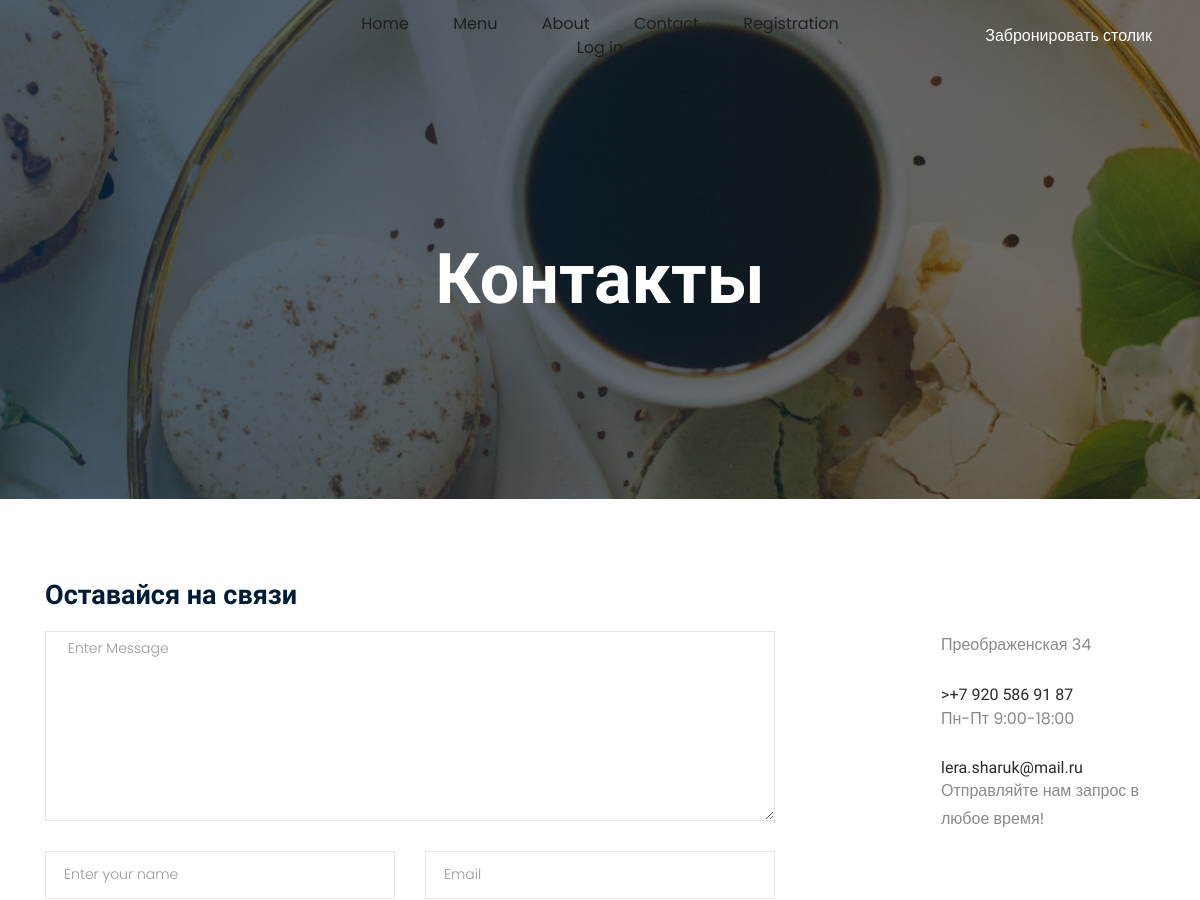
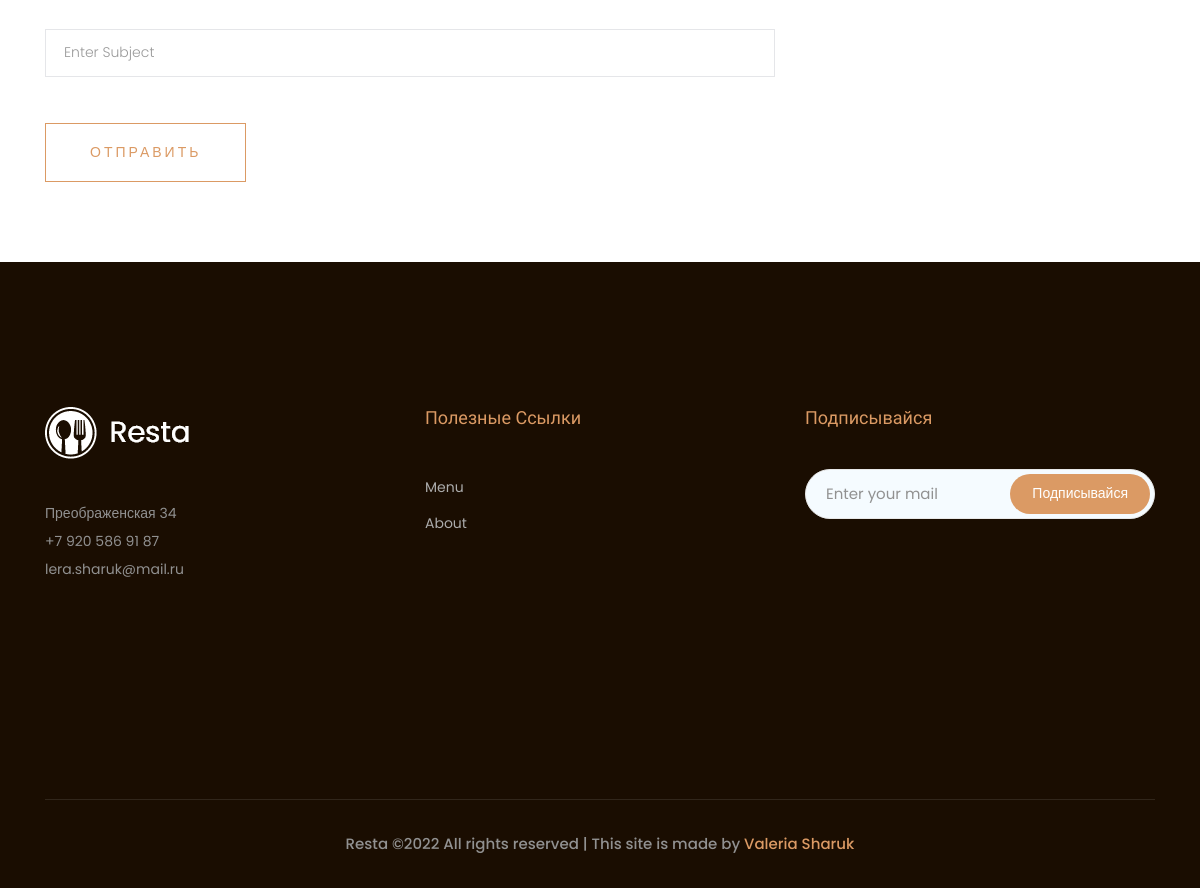
The app's page /contact with its own data (2 pictures, top to bottom).
### main/models.py (models this page shows, shortened)
class ContactsInfo(models.Model):
    num_tel = models.CharField('Номер телефона', max_length=30)
    email_comp = models.CharField('email компании', max_length=30)
    address_comp = models.CharField('Адрес компании', max_length=250)
    class Meta:
        verbose_name = 'Контакты'
        verbose_name_plural = 'Контакты'

### main/views.py (the view)
# urls.py: path('contact', views.contact, name='contact'),
def contact(request):
    contacts = ContactsInfo.objects.all()
    return render(request, 'main/contact.html', {"contacts": contacts})

### main/templates/main/contact.html (shortened to what this page needs)
{% extends 'main/layout.html' %}
{% load static %}
{% block content %}
    <div class="bradcam_area bradcam_bg_3">
        <div class="container">
            <div class="row">
                <div class="col-xl-12">
                    <div class="bradcam_text text-center">
                        <h3>Контакты</h3>
                    </div>
                </div>
            </div>
        </div>
    </div>
    <section class="contact-section">
        <div class="container">
            <div class="row">
                <div class="col-12">
                    <h2 class="contact-title">Оставайся на связи</h2>
                </div>
                <div class="col-lg-8">
                    <form class="form-contact contact_form" action="contact_process.php" method="post" id="contactForm"
                          novalidate="novalidate">
                        <div class="row">
                            <div class="col-12">
                                <div class="form-group">
                                    <textarea class="form-control w-100" name="message" id="message" cols="30" rows="9"
                                              onfocus="this.placeholder = ''"
                                              onblur="this.placeholder = 'Enter Message'"
                                              placeholder=" Enter Message"></textarea>
                                </div>
                            </div>
                            <div class="col-sm-6">
                                <div class="form-group">
                                    <input class="form-control valid" name="name" id="name" type="text"
                                           onfocus="this.placeholder = ''" onblur="this.placeholder = 'Enter your name'"
                                           placeholder="Enter your name">
                                </div>
                            </div>
                            <div class="col-sm-6">
                                <div class="form-group">
                                    <input class="form-control valid" name="email" id="email" type="email"
                                           onfocus="this.placeholder = ''"
                                           onblur="this.placeholder = 'Enter email address'" placeholder="Email">
                                </div>
                            </div>
                            <div class="col-12">
                                <div class="form-group">
                                    <input class="form-control" name="subject" id="subject" type="text"
                                           onfocus="this.placeholder = ''" onblur="this.placeholder = 'Enter Subject'"
                                           placeholder="Enter Subject">
                                </div>
                            </div>
                        </div>
                        <div class="form-group mt-3">
                            <button type="submit" class="button button-contactForm boxed-btn">Отправить</button>
                        </div>
                    </form>
                </div>
                <div class="col-lg-3 offset-lg-1">
                    {% if contacts %}
                        {% for el in contacts %}
                    <div class="media contact-info">
                        <span class="contact-info__icon"><i class="ti-home"></i></span>
                        <div class="media-body">
                            <p>{{ el.address_comp }}</p>
                        </div>
                    </div>
                    <div class="media contact-info">
                        <span class="contact-info__icon"><i class="ti-tablet"></i></span>
                        <div class="media-body">
                            <h3>>{{ el.num_tel }}</h3>
                            <p>Пн-Пт 9:00-18:00</p>
                        </div>
                    </div>
                    <div class="media contact-info">
                        <span class="contact-info__icon"><i class="ti-email"></i></span>
                        <div class="media-body">
                            <h3>{{ el.email_comp }}</h3>
                            <p>Отправляйте нам запрос в любое время!</p>
                        </div>
                    </div>
                        {% endfor %}
                    {% else %}
                        <p>Нет информации о контактах компании</p>
                    {% endif %}
                </div>
            </div>
        </div>
    </section>
    </body>
    </html>
{% endblock %}

### main/templates/main/layout.html (shortened to what this page needs)
{% load static %}
<!doctype html>
<html lang="ru">
<head>
    <link rel="stylesheet" href="{% static 'main/css/bootstrap.min.css' %}">
    <link rel="stylesheet" href="{% static 'main/css/themify-icons.css' %}">
    <link rel="stylesheet" href="{% static 'main/css/style.css' %}">
    <link rel="stylesheet" href="https://use.fontawesome.com/releases/v5.8.2/css/all.css">
</head>
<body>
<header>
    <div class="header-area ">
        <div id="sticky-header" class="main-header-area">
            <div class="container-fluid p-0">
                <div class="header_bottom_border">
                    <div class="row align-items-center no-gutters">
                        <div class="col-xl-3 col-lg-2">
                            <div class="logo">
                            </div>
                        </div>
                        <div class="col-xl-6 col-lg-7">
                            <div class="main-menu  d-none d-lg-block">
                                <nav>
                                    <ul id="navigation">
                                        <a class="active" href="{% url 'home' %}">
                                            <li>Home</li>
                                        </a>
                                        <a href="{% url 'menu' %}">
                                            <li>Menu</li>
                                        </a>
                                        <a href="{% url 'about' %}">
                                            <li>About</li>
                                        </a>
                                        <a href="{% url 'contact' %}">
                                            <li>Contact</li>
                                        </a>
                                        {% if user.is_authenticated %}
                                            <a href="{% url 'logout' %}">
                                                <li>Exit ({{ user.username }})</li>
                                            </a>
                                        {% else %}
                                            <a href="{% url 'registration' %}">
                                                <li>Registration</li>
                                            </a>
                                            <a href="{% url 'login' %}">
                                                <li>Log in</li>
                                            </a>
                                        {% endif %}
                                    </ul>
                                </nav>
                            </div>
                        </div>
                        <div class="col-xl-3 col-lg-3 d-none d-lg-block">
                            <div class="say_hello">
                                <a href="{% url 'contact' %}">
                                    <li>Забронировать столик</li>
                                </a>
                            </div>
                        </div>
                        <div class="col-12">
                        </div>
                    </div>
                </div>
            </div>
        </div>
    </div>
</header>
<main>
    {% block content %}
    {% endblock %}
    <footer class="footer">
        <div class="footer_top">
            <div class="container">
                <div class="row">
                    <div class="col-xl-3 col-md-6 col-lg-3 ">
                        <div class="footer_widget">
                            <div class="footer_logo">
                                <a href="#">
                                    <img src="{% static 'main/img/footer_logo.png' %}" alt="">
                                </a>
                            </div>
                            {% for el in contacts %}
                                <p>{{ el.address_comp }}</p>
                                <p> {{ el.num_tel }}</p>
                                <p>{{ el.email_comp }}</p>
                            {% endfor %}
                            <div class="socail_links">
                                <ul>
                                    <li>
                                        <a href="#">
                                            <i class="ti-facebook"></i>
                                        </a>
                                    </li>
                                    <li>
                                        <a href="#">
                                            <i class="ti-twitter-alt"></i>
                                        </a>
                                    </li>
                            </div>
                        </div>
                    </div>
                    <div class="col-xl-4 col-md-6 col-lg-4 offset-xl-1">
                        <div class="footer_widget">
                            <h3 class="footer_title">
                                Полезные ссылки
                            </h3>
                            <ul>
                                <a href="{% url 'menu' %}">
                                    <li>Menu</li>
                                </a>
                                <a href="{% url 'about' %}">
                                    <li>About</li>
                                </a>
                            </ul>
                        </div>
                    </div>
                    <div class="col-xl-4 col-md-6 col-lg-4">
                        <div class="footer_widget">
                            <h3 class="footer_title">
                                Подписывайся
                            </h3>
                            <form action="#" class="newsletter_form">
                                <input type="text" placeholder="Enter your mail">
                                <button type="submit">Подписывайся</button>
                            </form>
                        </div>
                    </div>
                </div>
            </div>
        </div>
        <div class="copy-right_text">
            <div class="container">
                <div class="footer_border"></div>
                <div class="row">
                    <div class="col-xl-12">
                        <p class="copy_right text-center">
                            Resta &copy;<script>document.write(new Date().getFullYear());</script>
                            All rights reserved | This site is made by <a href="https://vk.com/sharukl" target="_blank">Valeria
                            Sharuk</a>
                        </p>
                    </div>
                </div>
            </div>
        </div>
    </footer>
</body>
</html>

### records on screen
ContactsInfo: address_comp "Преображенская 34", num_tel "+7 920 586 91 87", email_comp "lera.sharuk@mail.ru"
